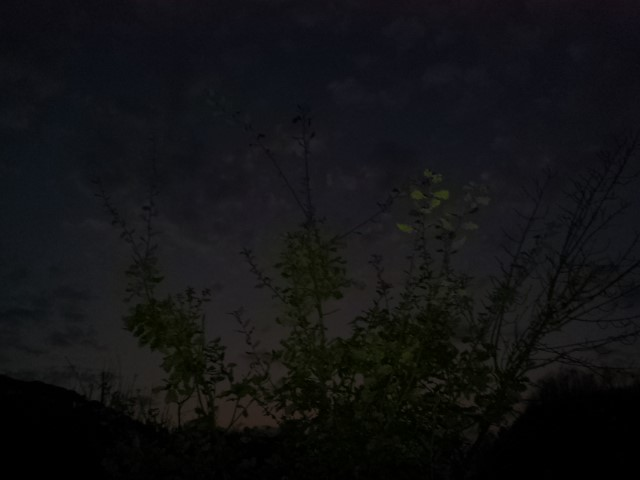
#> input picture plant.jpg, 640 x 480 px
$ python 'Code_Low Illumination Image Enhancement- Lourdes and Oriol.py'
#> lines starting #> are read from the running program, lines starting #| are printed output that depends on the picture
# -*- coding: utf-8 -*-
"""
Created on Fri Jul  5 17:38:06 2024

@author: lourd
"""

# PAPER PROJECT 2024
# ORIOL JOSA & LOURDES SIMON

# Nighttime low illumination image enhancement with single image using
# bright/dark channel prior
# Licensed under the MIT License.

import matplotlib.pyplot as plt
import numpy as np
from scipy import ndimage

# The code is structured to apply the method on one image at a time.
# Here we wrote de code to import the images we have worked with

im= plt.imread("plant.jpg")
#> im is the input picture: shape (480, 640, 3); mean R, G, B 18.3, 18.6, 20.1
# [7 lines of commented-out code are left out]
if np.max(im) > 1:
    im = im / 255
if im.ndim < 3:
    print("The image is not RGB")
if im.shape[2] == 4:
    im = im[:,:,:3]

rows = np.shape(im)[0]
#> rows = 480
columns = np.shape(im)[1]
#> columns = 640

# Plot the original image
plt.figure()

plt.title('Original image')
plt.axis("off")
plt.imshow(im)

plt.show()


#%%


# 1- Dark/bright channel prior

# Firstly, we use a max filter and a min filter to obtain the bright
#channel and the dark channel of input image, respectively
def bright_ch(im, path):
#> called with path = (15, 15)
    bright = np.ones_like(im, dtype = np.float64)
    maxR = ndimage.maximum_filter(im[:,:,0], size = path)
    maxG = ndimage.maximum_filter(im[:,:,1], size = path)
    maxB = ndimage.maximum_filter(im[:,:,2], size = path)

    bright = np.maximum(np.maximum(maxR, maxG), maxB)
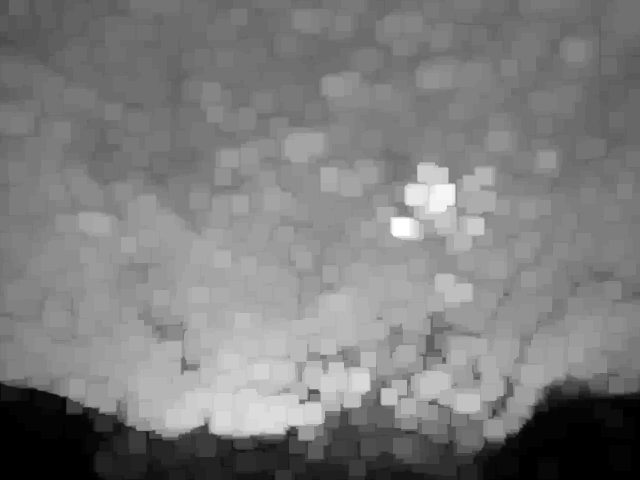
#> bright: shape (480, 640) float64; min 0, max 0.231, mean 0.113; drawn with min black and max white
    return bright

def dark_ch(im, path):
    dark = np.ones_like(im, dtype = np.float64)
    minR = ndimage.minimum_filter(im[:,:,0], size = path)
    minG = ndimage.minimum_filter(im[:,:,1], size = path)
    minB = ndimage.minimum_filter(im[:,:,2], size = path)

    dark = np.minimum(np.minimum(minR, minG), minB)
    return dark


# Set the dimensions of the local patch, depending on the image size
patch = (15,15)

# Get the dark and bright channels of our image using our functions
dark = dark_ch(im, patch)
bright = bright_ch(im, patch)


# Plot the dark and bright channels
plt.figure()

plt.subplot(2, 1, 1)
plt.title('Dark channel')
plt.axis("off")
plt.imshow(dark, cmap = "gray")

plt.subplot(2, 1, 2)
plt.title('Bright channel')
plt.axis("off")
plt.imshow(bright, cmap = "gray")

plt.tight_layout()
plt.show()


#%%


# 2- Atmospheric light estimation

# Function that calculates the atmospheric light estimation of a channel, using
# the bright channel and the channel of the image that we choose
def Atmospheric_light(channel, bright):
    # Take the 10% of the bright channel pixels (brightest pixels)
    npixels = int(0.1*channel.size)
#> npixels = 30720

    # To make it easier we will work with 1D arrays
    # We get a flattened array with .ravel()
    bright_1D = bright.ravel()
    channel_1D = channel.ravel()

    # Using np.argsort() we get a 1-D array containing the index of the elements
    # ordered from lowest to highest

    # We only need the 10% brightest pixels, therefore we use the last npixels
    positions = np.argsort(bright_1D)[bright_1D.size-npixels:]


    # Calculate the value of the atmospheric light corresponding to the channel
    # chosen by calculating the mean of the channel values that correspond to positions
    A = np.mean(channel_1D[positions])
#> A = 0.108

    return A


# Calculate the atmospheric light estimation of each channel
AR = Atmospheric_light(im[:,:,0], bright)
#> AR = 0.108
AG = Atmospheric_light(im[:,:,1], bright)
#> AG = 0.104
AB = Atmospheric_light(im[:,:,2], bright)
#> AB = 0.0812

# Make an array with the values to operate more easily afterwards
A = np.array([AR,AG,AB])
#> A = [0.108, 0.104, 0.0812]


#%%


# 3- Estimating the transmission using dark/bright channel prior

# Functions that calculate the transmission based on the bright or dark channels
# according to the paper indications
def t_bright(A, bright):
    t = (bright-np.max(A))/(1-np.max(A))
    return t


def t_dark(A, dark):
    t = 1-(dark/np.min(A))

    return t


# Calculate the transmissions using the functions defined previously
t_bright = t_bright(A, bright)
t_dark = t_dark(A, dark)

# Calculate the difference between the bright and dark channel
difference = (bright-dark)

# Threshold determined by empirical experiment
threshold = 0.4

# Calculate the corrected transmission by multiplying the dark and bright transmissions
t_corr = t_bright*t_dark

# To calculate the final transmission we take the value of the corrected
# transmission when the difference between the bright and dark channel
# is lower than the threshold, otherwise the pixel takes the t_bright value
transmission = np.ones_like(dark, dtype = np.float64)
transmission = np.where((difference)<threshold, t_corr, t_bright)


# Plot the 4 different transmissions
plt.figure()
plt.subplot(2, 2, 1)
plt.title('Bright transmission')
plt.axis("off")
plt.imshow(t_bright, cmap = "gray")

plt.subplot(2, 2, 2)
plt.title('Dark transmission')
plt.axis("off")
plt.imshow(t_dark, cmap = "gray")

plt.subplot(2, 2, 3)
plt.title('Corrected transmission')
plt.axis("off")
plt.imshow(t_corr, cmap = "gray")

plt.subplot(2, 2, 4)
plt.title('Transmission')
plt.axis("off")
plt.imshow(transmission, cmap = "gray")

plt.tight_layout()
plt.show()


#%%


# 4- Transmission map refinement using guided filter

def guided_filter(I, p, eps, nw):

#> called with eps = 0.001, nw = 50
    n, m = p.shape # Associate variables to the dimensions of p
#> n = 480; m = 640

    # To calculate the mean filter of an array we use ndimage.uniform_filter()

    # Calculate the mean of the different channels of I
    mean_R = ndimage.uniform_filter(I[:,:,0], size = nw)
    mean_G = ndimage.uniform_filter(I[:,:,1], size = nw)
    mean_B = ndimage.uniform_filter(I[:,:,2], size = nw)
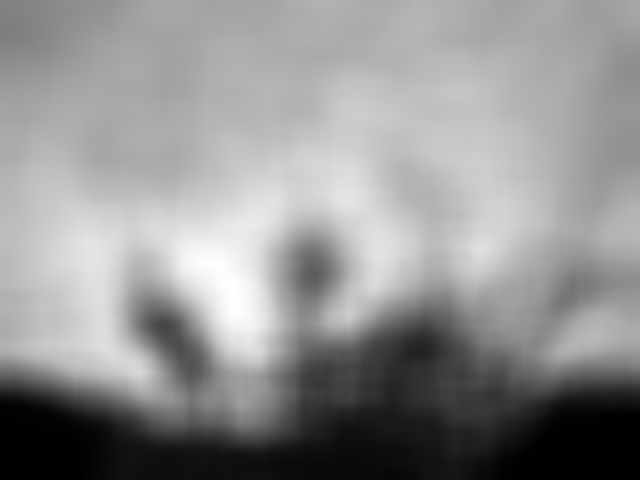
#> mean_B: shape (480, 640) float64; min -2e-17, max 0.138, mean 0.079; drawn with min black and max white

    # Calculate the mean of p
    mean_p = ndimage.uniform_filter(p, size = nw)

    # Calculate the mean of I*p for each channel
    mean_Rp = ndimage.uniform_filter(I[:,:,0]*p, size = nw)
    mean_Gp = ndimage.uniform_filter(I[:,:,1]*p, size = nw)
    mean_Bp = ndimage.uniform_filter(I[:,:,2]*p, size = nw)

    # Calculate the covariance between the different channels of I and p
    cov_Rp = mean_Rp - mean_R * mean_p
    cov_Gp = mean_Gp - mean_G * mean_p
    cov_Bp = mean_Bp - mean_B * mean_p
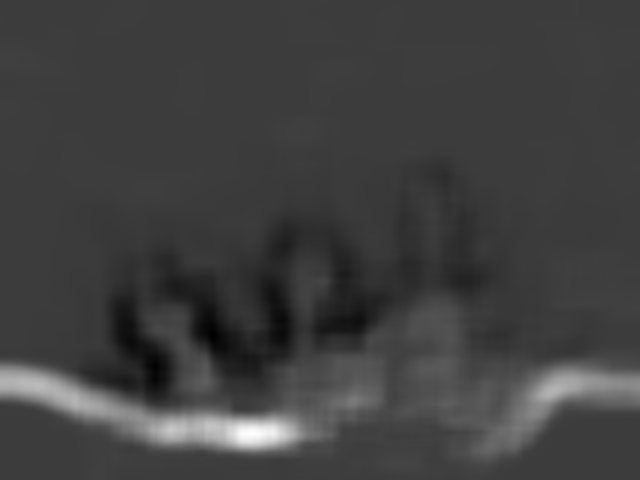
#> cov_Bp: shape (480, 640) float64; min -0.000911, max 0.00294, mean 6.36e-05; drawn with min black and max white

    # Calculate the covariance between all the possible combinations of the channels of I
    cov_RR = ndimage.uniform_filter(I[:,:,0]*I[:,:,0], size = nw) - mean_R * mean_R
    cov_RG = ndimage.uniform_filter(I[:,:,0]*I[:,:,1], size = nw) - mean_R * mean_G
    cov_RB = ndimage.uniform_filter(I[:,:,0]*I[:,:,2], size = nw) - mean_R * mean_B
    cov_GG = ndimage.uniform_filter(I[:,:,1]*I[:,:,1], size = nw) - mean_G * mean_G
    cov_GB = ndimage.uniform_filter(I[:,:,1]*I[:,:,2], size = nw) - mean_G * mean_B
    cov_BB = ndimage.uniform_filter(I[:,:,2]*I[:,:,2], size = nw) - mean_B * mean_B
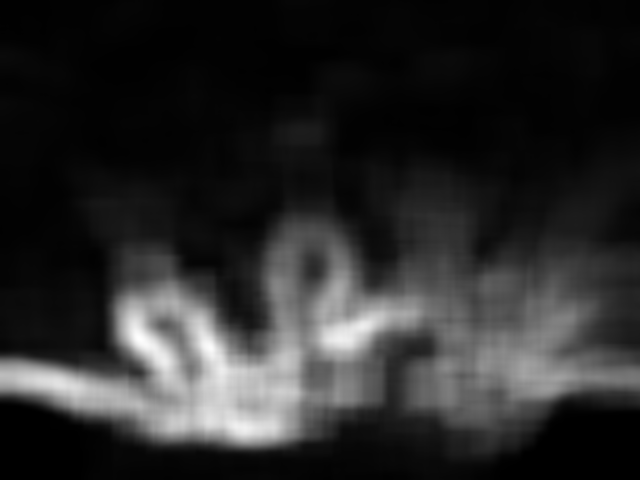
#> cov_BB: shape (480, 640) float64; min -1.49e-17, max 0.00272, mean 0.000446; drawn with min black and max white

    # Calculate the coefficients ak using a 3-D matrix
    ak = np.zeros((n, m, 3))

    # Create a covariance matrix between the RGB channels (n, m, 3, 3)
    sigma = np.stack([np.stack([cov_RR, cov_RG, cov_RB], axis=-1),
                      np.stack([cov_RG, cov_GG, cov_GB], axis=-1),
                      np.stack([cov_RB, cov_GB, cov_BB], axis=-1)], axis=-2)

    # Create a matrix of the covariance between p and each channels
    # and add a dimention (n, m, 3, 1) to operate easily
    covIp = (np.stack([cov_Rp, cov_Gp, cov_Bp], axis=-1))[:, :, :, np.newaxis]

    # Reshhape the identity matrix to (1, 1, 3, 3) to operate
    eye = np.eye(3).reshape(1, 1, 3, 3)

    #Add to sigma
    sigma += eps * eye

    # Solve the linear matrix equation for ak (eq.(19)) and remove the last axis
    ak = np.linalg.solve(sigma, covIp).squeeze(-1)

    # Calculate the coefficient bk matrix (eq.(20))
    bk = mean_p - ak[:,:,0] * mean_R - ak[:,:,1] * mean_G - ak[:,:,2] * mean_B

    # Calculate the mean of the coefficient matrixes ak and bk
    meanA = np.zeros((n, m, 3))
    meanA[:,:,0] = ndimage.uniform_filter(ak[:,:,0], size = nw)
    meanA[:,:,1] = ndimage.uniform_filter(ak[:,:,1], size = nw)
    meanA[:,:,2] = ndimage.uniform_filter(ak[:,:,2], size = nw)
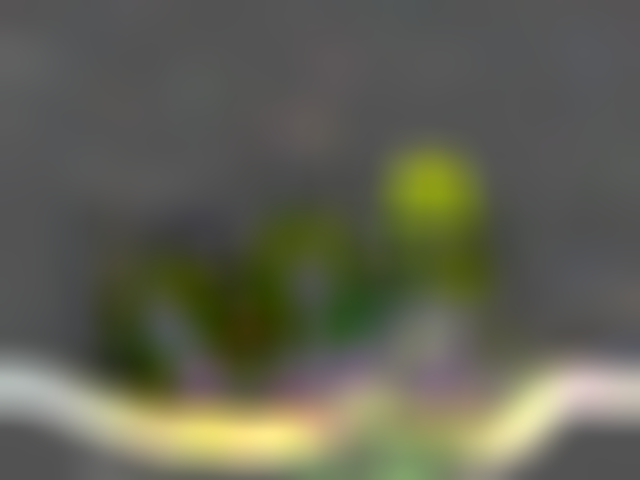
#> meanA: shape (480, 640, 3) float64; mean of channels 0, 1, 2 0.0307, 0.0316, 0.002; drawn with min black and max white


    meanB = ndimage.uniform_filter(bk, size = nw)

    # Calulate the resulting matrix (eq.(18))
    q = np.sum(meanA * I, axis=2) + meanB

    return q


eps = 0.001 # Give a value to eps, a regularization parameter
nw = 50 # Give a value to the side size of the neighbourhood

t = np.zeros_like(im)

# Call the function using "transmission" as "p" and "im" as "I" to get the
# final transmission
t = guided_filter(im, transmission, eps, nw)

# In order to avoid errors the paper reccomends to use the following parameter
# that restricts the transmission t(x) to a lower bound t_0
# We transformed t_0 and t into 3-D matrices to operate
to = 0.1 * np.ones(im.shape)
t_3D= np.stack([t] * 3, axis=2)

# To operate we calculate a 3-D matrix the same size as the image where in each
# channel all the pixels have the same value, the one corresponding to it's
# atmospheric light "A^c"
A_matrix = np.ones_like(im, dtype=np.float64)*A
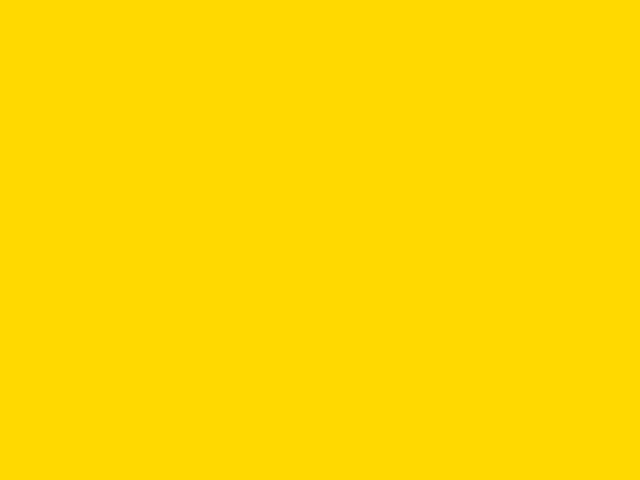
#> A_matrix: shape (480, 640, 3) float64; mean R, G, B 0.108, 0.104, 0.0812; drawn with min black and max white

# To calculate the final enhanced image we use the equation given in the paper
Final = np.ones_like(im, dtype=np.float64)
Final = ((im-A_matrix)/np.maximum(t_3D, to)) + A_matrix
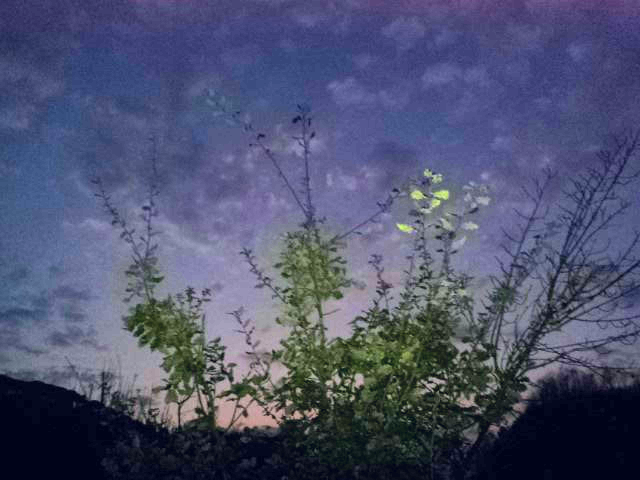
#> Final: shape (480, 640, 3) float64; mean R, G, B -0.25, -0.206, 0.0588; drawn with min black and max white

# Redistribute the information of the matrix between 0 and 1 so it
# can be represented
Final = (Final - np.min(Final))
Final = Final/np.max(Final)


# Plot the transmission and the final enhanced image
plt.figure()

plt.title('t(x) after guided filter')
plt.axis("off")
plt.imshow(t, cmap = "gray")

plt.show()

plt.figure()

plt.title('Final image')
plt.axis("off")
plt.imshow(Final)

plt.show()

# modify the name or file type when saving the image
# plt.imsave('plant_results.jpg', Final)


#%%

# ANNEX

# Alternative ways to do some procedures that were discarted as we found a way
# which provided us with better or very similar results.


# Alternative function that calculates the transmission based on the dark
# channels according to the eq. 11 from the paper [3]
# def t_dark(dark_norm):
#     t = 1-dark_norm
#     return t

# We divide each channel by it's corresponding value of A:
# im_normA = np.ones_like(im, dtype=np.float64)
# for i in range(3):
#   im_normA[:,:,i]=im[:,:,i]/A[i]

# Then we calculate this new im_normA dark channel:
# dark_norm = dark_ch(im_normA, path)
# t_dark = t_dark(dark_norm)

# Using this way we obtain really similar results but we stayed with the other
# one because it was the most coherent with our paper and how we calculate t_bright

# ___________________________________________________________________________________

# Alternative way to calculate the mean of the coefficient matrix ak in the guided
# filter. Instead of calculating the mean of each channel, we can calculate the mean
# of the entire matrix (which also mixes the channels when calculating the mean):

# meanA = ndimage.uniform_filter(ak, size = nw)

# ___________________________________________________________________________________

# Alternative way of the use of guided_filter. In this case both p and I are 2D images:

# def guided_filter(I, p, eps, nw):

#     mean_p = ndimage.uniform_filter(p, size = nw)
#     mean_I = ndimage.uniform_filter(I, size = nw)
#     var_I= ndimage.uniform_filter(I**2, size = nw) - mean_I**2
#     mean_Ip = ndimage.uniform_filter(p*I, size = nw)
#     cov_Ip = mean_Ip - mean_p * mean_I

#     ak= cov_Ip/(var_I+eps)
#     bk= mean_p - ak* mean_I

#     meanA = ndimage.uniform_filter(ak, size = nw)
#     meanB = ndimage.uniform_filter(bk, size = nw)

#     q = meanA*I+meanB

#     return q


# Then when call the function we use "transmission" as "I" and "Luma" as "p"
# This way we are faithful to the equation (21).

# t= guided_filter(transmission, Luma, eps, nw)

$ run again, with camping.jpg copied over plant.jpg
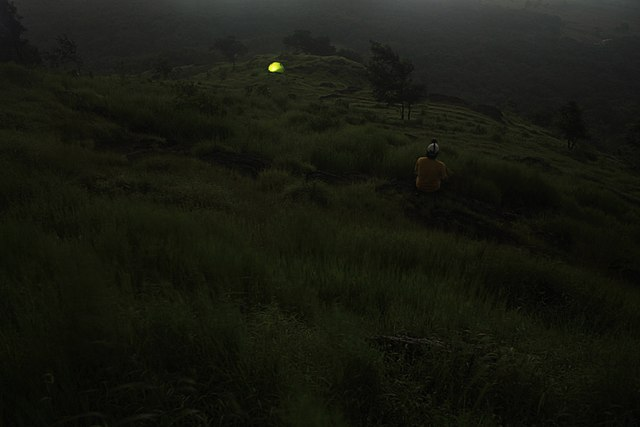
#> input picture camping.jpg, 640 x 427 px
#> im is the input picture: shape (427, 640, 3); mean R, G, B 23.3, 24.9, 16.3
#> `plt.show()`:
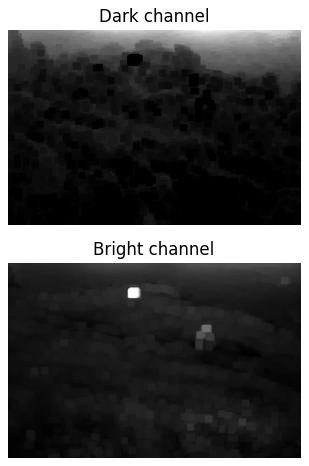
#> figure drawn by matplotlib, 2 panels
#> in Atmospheric_light, `A = np.mean(channel_1D[positions])`: A = 0.191
#> AG = 0.2
#> AB = 0.179
#> `A = np.array([AR,AG,AB])`: A = [0.191, 0.2, 0.179]
#> `Final = ((im-A_matrix)/np.maximum(t_3D, to)) + A_matrix`:
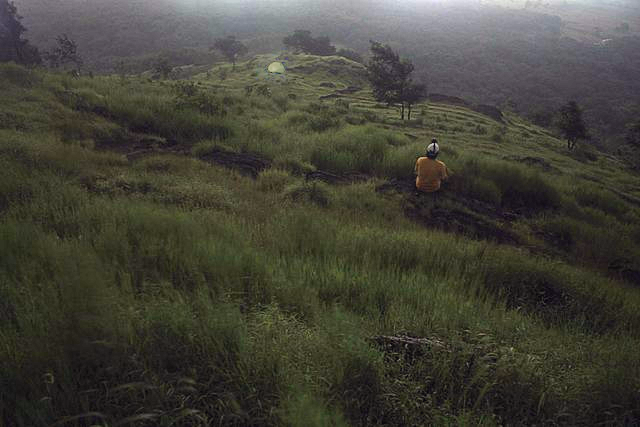
#> Final: shape (427, 640, 3) float64; mean R, G, B -0.809, -0.828, -0.972; drawn with min black and max white

$ run again, with statue.jpg copied over plant.jpg
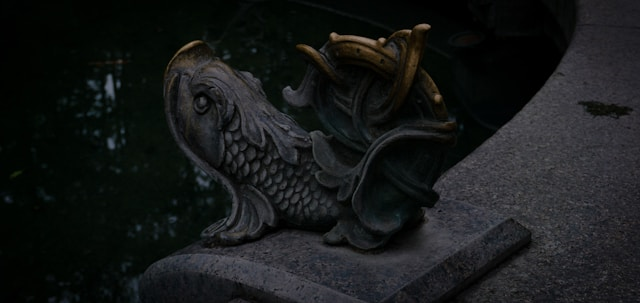
#> input picture statue.jpg, 640 x 303 px
#> im is the input picture: shape (303, 640, 3); mean R, G, B 23.1, 25.3, 25.3
#> positions = 19392 values, max 182699 at index 2344, min 11293 at index 12055, mean 87291
#> in Atmospheric_light, `A = np.mean(channel_1D[positions])`: A = 0.187
#> AG = 0.186
#> AB = 0.187
#> `A = np.array([AR,AG,AB])`: A = [0.187, 0.186, 0.187]
#> `Final = ((im-A_matrix)/np.maximum(t_3D, to)) + A_matrix`:
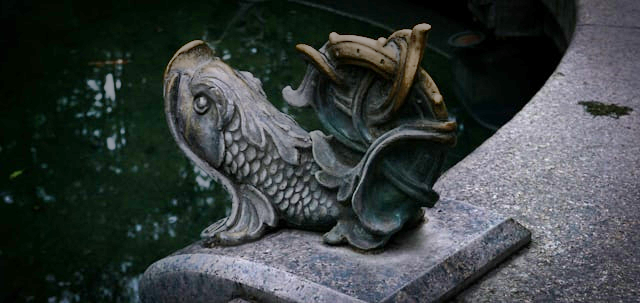
#> Final: shape (303, 640, 3) float64; mean R, G, B -0.789, -0.688, -0.694; drawn with min black and max white
